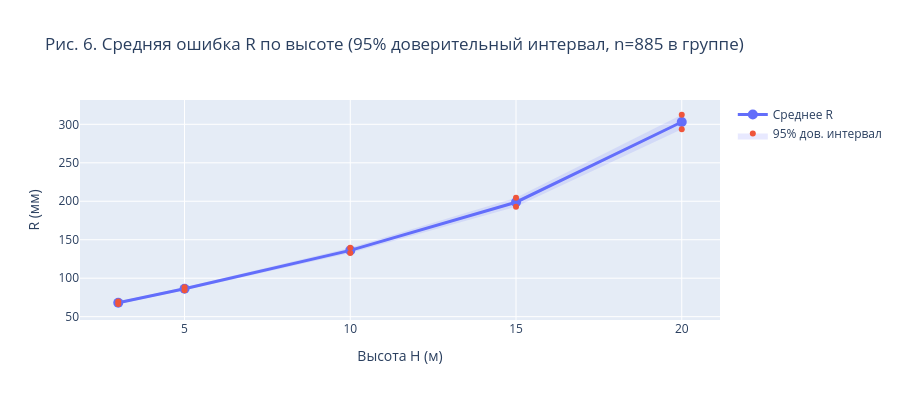

Here is the notebook cell this chart was saved with:
### Code cell
stats_by_h = df.groupby("H")["R"].agg(["mean", "std", "count"]).reset_index()
stats_by_h["se"] = stats_by_h["std"] / np.sqrt(stats_by_h["count"])
stats_by_h["ci95"] = stats_by_h["se"] * 1.96

fig = go.Figure()
fig.add_trace(go.Scatter(
    x=stats_by_h["H"], y=stats_by_h["mean"],
    mode="lines+markers", name="Среднее R",
    line=dict(width=3), marker=dict(size=10),
))
fig.add_trace(go.Scatter(
    x=list(stats_by_h["H"]) + list(stats_by_h["H"][::-1]),
    y=list(stats_by_h["mean"] + stats_by_h["ci95"])
      + list((stats_by_h["mean"] - stats_by_h["ci95"])[::-1]),
    fill="toself", fillcolor="rgba(99,110,250,0.15)",
    line=dict(width=0), name="95% дов. интервал", showlegend=True,
))
fig.update_layout(
    title="Рис. 6. Средняя ошибка R по высоте (95% доверительный интервал, n=885 в группе)",
    xaxis_title="Высота H (м)", yaxis_title="R (мм)", height=400,
)
ALL_FIGS.append(("fig_06_mean_R_ci", fig))
fig.show()

### Figure 1 — Plotly figure (JSON) as saved in the notebook; plotly's stock layout.template omitted (floating-point values rounded to 4 significant figures)
{"data": [{"line": {"width": 3}, "marker": {"size": 10}, "mode": "lines+markers", "name": "Среднее R", "type": "scatter", "x": [3, 5, 10, 15, 20], "y": [68.08, 86.31, 136.1, 198.7, 303.1]}, {"fill": "toself", "fillcolor": "rgba(99,110,250,0.15)", "line": {"width": 0}, "name": "95% дов. интервал", "showlegend": true, "type": "scatter", "x": [3, 5, 10, 15, 20, 20, 15, 10, 5, 3], "y": [69.65, 88.27, 139.6, 204.7, 312.4, 293.7, 192.8, 132.6, 84.35, 66.51]}], "layout": {"height": 400, "title": {"text": "Рис. 6. Средняя ошибка R по высоте (95% доверительный интервал, n=885 в группе)"}, "xaxis": {"title": {"text": "Высота H (м)"}}, "yaxis": {"title": {"text": "R (мм)"}}}}
